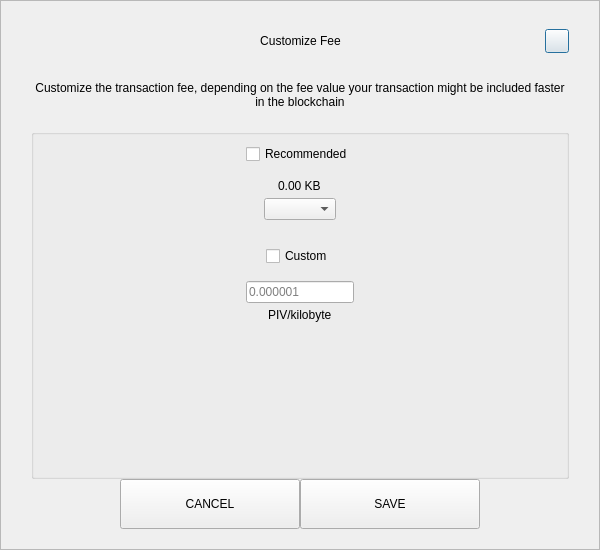
<?xml version="1.0" encoding="UTF-8"?>
<ui version="4.0">
 <class>SendCustomFeeDialog</class>
 <widget class="QDialog" name="SendCustomFeeDialog">
  <property name="geometry">
   <rect>
    <x>0</x>
    <y>0</y>
    <width>600</width>
    <height>550</height>
   </rect>
  </property>
  <property name="windowTitle">
   <string>Form</string>
  </property>
  <layout class="QVBoxLayout" name="verticalLayout_3">
   <property name="spacing">
    <number>0</number>
   </property>
   <property name="leftMargin">
    <number>0</number>
   </property>
   <property name="topMargin">
    <number>0</number>
   </property>
   <property name="rightMargin">
    <number>0</number>
   </property>
   <property name="bottomMargin">
    <number>0</number>
   </property>
   <item>
    <widget class="QFrame" name="frame">
     <property name="styleSheet">
      <string notr="true"/>
     </property>
     <property name="frameShape">
      <enum>QFrame::StyledPanel</enum>
     </property>
     <property name="frameShadow">
      <enum>QFrame::Raised</enum>
     </property>
     <layout class="QVBoxLayout" name="verticalLayout_2">
      <property name="spacing">
       <number>0</number>
      </property>
      <property name="leftMargin">
       <number>30</number>
      </property>
      <property name="topMargin">
       <number>20</number>
      </property>
      <property name="rightMargin">
       <number>30</number>
      </property>
      <property name="bottomMargin">
       <number>20</number>
      </property>
      <item>
       <layout class="QHBoxLayout" name="horizontalLayout_3">
        <property name="spacing">
         <number>0</number>
        </property>
        <item>
         <spacer name="horizontalSpacer_21">
          <property name="orientation">
           <enum>Qt::Horizontal</enum>
          </property>
          <property name="sizeHint" stdset="0">
           <size>
            <width>40</width>
            <height>20</height>
           </size>
          </property>
         </spacer>
        </item>
        <item>
         <widget class="QLabel" name="labelTitle">
          <property name="minimumSize">
           <size>
            <width>0</width>
            <height>40</height>
           </size>
          </property>
          <property name="maximumSize">
           <size>
            <width>16777215</width>
            <height>40</height>
           </size>
          </property>
          <property name="styleSheet">
           <string notr="true">padding-left:24px;</string>
          </property>
          <property name="text">
           <string>Customize Fee</string>
          </property>
          <property name="alignment">
           <set>Qt::AlignCenter</set>
          </property>
          <property name="margin">
           <number>7</number>
          </property>
         </widget>
        </item>
        <item>
         <spacer name="horizontalSpacer">
          <property name="orientation">
           <enum>Qt::Horizontal</enum>
          </property>
          <property name="sizeHint" stdset="0">
           <size>
            <width>40</width>
            <height>20</height>
           </size>
          </property>
         </spacer>
        </item>
        <item>
         <widget class="QPushButton" name="btnEsc">
          <property name="minimumSize">
           <size>
            <width>24</width>
            <height>24</height>
           </size>
          </property>
          <property name="maximumSize">
           <size>
            <width>24</width>
            <height>24</height>
           </size>
          </property>
          <property name="text">
           <string/>
          </property>
         </widget>
        </item>
       </layout>
      </item>
      <item>
       <spacer name="verticalSpacer_2">
        <property name="orientation">
         <enum>Qt::Vertical</enum>
        </property>
        <property name="sizeType">
         <enum>QSizePolicy::Fixed</enum>
        </property>
        <property name="sizeHint" stdset="0">
         <size>
          <width>20</width>
          <height>20</height>
         </size>
        </property>
       </spacer>
      </item>
      <item>
       <widget class="QLabel" name="labelMessage">
        <property name="text">
         <string>Customize the transaction fee, depending on the fee value your transaction might be included faster in the blockchain</string>
        </property>
        <property name="alignment">
         <set>Qt::AlignCenter</set>
        </property>
        <property name="wordWrap">
         <bool>true</bool>
        </property>
       </widget>
      </item>
      <item>
       <spacer name="verticalSpacer_3">
        <property name="orientation">
         <enum>Qt::Vertical</enum>
        </property>
        <property name="sizeType">
         <enum>QSizePolicy::Fixed</enum>
        </property>
        <property name="sizeHint" stdset="0">
         <size>
          <width>20</width>
          <height>20</height>
         </size>
        </property>
       </spacer>
      </item>
      <item>
       <widget class="QGroupBox" name="groupBox">
        <property name="title">
         <string/>
        </property>
        <layout class="QVBoxLayout" name="verticalLayout">
         <property name="leftMargin">
          <number>12</number>
         </property>
         <property name="rightMargin">
          <number>12</number>
         </property>
         <item>
          <layout class="QVBoxLayout" name="verticalLayout_4">
           <property name="spacing">
            <number>5</number>
           </property>
           <item alignment="Qt::AlignHCenter">
            <widget class="QCheckBox" name="checkBoxRecommended">
             <property name="text">
              <string>Recommended</string>
             </property>
            </widget>
           </item>
           <item>
            <spacer name="verticalSpacer_5">
             <property name="orientation">
              <enum>Qt::Vertical</enum>
             </property>
             <property name="sizeType">
              <enum>QSizePolicy::Fixed</enum>
             </property>
             <property name="sizeHint" stdset="0">
              <size>
               <width>20</width>
               <height>10</height>
              </size>
             </property>
            </spacer>
           </item>
           <item alignment="Qt::AlignHCenter">
            <widget class="QLabel" name="labelFee">
             <property name="text">
              <string>0.00 KB</string>
             </property>
            </widget>
           </item>
           <item alignment="Qt::AlignHCenter">
            <widget class="QComboBox" name="comboBoxRecommended"/>
           </item>
          </layout>
         </item>
         <item>
          <spacer name="verticalSpacer">
           <property name="orientation">
            <enum>Qt::Vertical</enum>
           </property>
           <property name="sizeType">
            <enum>QSizePolicy::Fixed</enum>
           </property>
           <property name="sizeHint" stdset="0">
            <size>
             <width>20</width>
             <height>20</height>
            </size>
           </property>
          </spacer>
         </item>
         <item>
          <layout class="QVBoxLayout" name="verticalLayout_5">
           <property name="spacing">
            <number>5</number>
           </property>
           <item alignment="Qt::AlignHCenter">
            <widget class="QCheckBox" name="checkBoxCustom">
             <property name="text">
              <string>Custom</string>
             </property>
            </widget>
           </item>
           <item>
            <spacer name="verticalSpacer_6">
             <property name="orientation">
              <enum>Qt::Vertical</enum>
             </property>
             <property name="sizeType">
              <enum>QSizePolicy::Fixed</enum>
             </property>
             <property name="sizeHint" stdset="0">
              <size>
               <width>20</width>
               <height>10</height>
              </size>
             </property>
            </spacer>
           </item>
           <item alignment="Qt::AlignHCenter">
            <widget class="QLineEdit" name="lineEditCustomFee">
             <property name="placeholderText">
              <string notr="true">0.000001</string>
             </property>
            </widget>
           </item>
           <item alignment="Qt::AlignHCenter">
            <widget class="QLabel" name="labelCustomFee">
             <property name="text">
              <string>PIV/kilobyte</string>
             </property>
            </widget>
           </item>
          </layout>
         </item>
         <item>
          <spacer name="verticalSpacer_4">
           <property name="orientation">
            <enum>Qt::Vertical</enum>
           </property>
           <property name="sizeHint" stdset="0">
            <size>
             <width>20</width>
             <height>40</height>
            </size>
           </property>
          </spacer>
         </item>
        </layout>
       </widget>
      </item>
      <item>
       <layout class="QHBoxLayout" name="horizontalLayout" stretch="1,2,2,1">
        <item>
         <spacer name="horizontalSpacer1">
          <property name="orientation">
           <enum>Qt::Horizontal</enum>
          </property>
          <property name="sizeHint" stdset="0">
           <size>
            <width>40</width>
            <height>20</height>
           </size>
          </property>
         </spacer>
        </item>
        <item>
         <widget class="QPushButton" name="btnCancel">
          <property name="minimumSize">
           <size>
            <width>180</width>
            <height>50</height>
           </size>
          </property>
          <property name="focusPolicy">
           <enum>Qt::NoFocus</enum>
          </property>
          <property name="text">
           <string>CANCEL</string>
          </property>
         </widget>
        </item>
        <item>
         <widget class="QPushButton" name="btnSave">
          <property name="minimumSize">
           <size>
            <width>180</width>
            <height>50</height>
           </size>
          </property>
          <property name="focusPolicy">
           <enum>Qt::NoFocus</enum>
          </property>
          <property name="text">
           <string>SAVE</string>
          </property>
         </widget>
        </item>
        <item>
         <spacer name="horizontalSpacer_2">
          <property name="orientation">
           <enum>Qt::Horizontal</enum>
          </property>
          <property name="sizeHint" stdset="0">
           <size>
            <width>40</width>
            <height>20</height>
           </size>
          </property>
         </spacer>
        </item>
       </layout>
      </item>
     </layout>
    </widget>
   </item>
  </layout>
 </widget>
 <resources/>
 <connections/>
</ui>
